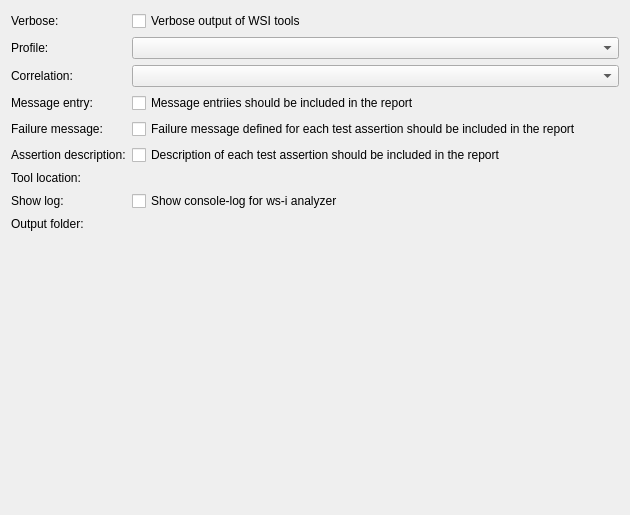
         <widget class="QWidget" name="wsiSettingsPageScrollAreaWidgetContents">
          <property name="geometry">
           <rect>
            <x>0</x>
            <y>0</y>
            <width>630</width>
            <height>515</height>
           </rect>
          </property>
          <layout class="QFormLayout" name="wsiSettingsPageFormLayout">
           <property name="labelAlignment">
            <set>Qt::AlignmentFlag::AlignLeading|Qt::AlignmentFlag::AlignLeft|Qt::AlignmentFlag::AlignVCenter</set>
           </property>
           <item row="0" column="0">
            <widget class="QLabel" name="wsiVerboseLabel">
             <property name="text">
              <string>Verbose:</string>
             </property>
            </widget>
           </item>
           <item row="0" column="1">
            <widget class="QCheckBox" name="wsiVerboseCheckBox">
             <property name="text">
              <string>Verbose output of WSI tools</string>
             </property>
            </widget>
           </item>
           <item row="1" column="0">
            <widget class="QLabel" name="wsiProfileLabel">
             <property name="text">
              <string>Profile:</string>
             </property>
            </widget>
           </item>
           <item row="1" column="1">
            <widget class="QComboBox" name="wsiProfileComboBox"/>
           </item>
           <item row="2" column="0">
            <widget class="QLabel" name="wsiCorrelationLabel">
             <property name="text">
              <string>Correlation:</string>
             </property>
            </widget>
           </item>
           <item row="2" column="1">
            <widget class="QComboBox" name="wsiCorrelationComboBox"/>
           </item>
           <item row="3" column="0">
            <widget class="QLabel" name="wsiMessageEntryLabel">
             <property name="text">
              <string>Message entry:</string>
             </property>
            </widget>
           </item>
           <item row="3" column="1">
            <widget class="QCheckBox" name="wsiMessageEntryCheckBox">
             <property name="text">
              <string>Message entriies should be included in the report</string>
             </property>
            </widget>
           </item>
           <item row="4" column="0">
            <widget class="QLabel" name="wsiFailureMessageLabel">
             <property name="text">
              <string>Failure message:</string>
             </property>
            </widget>
           </item>
           <item row="4" column="1">
            <widget class="QCheckBox" name="wsiFailureMessageCheckBox">
             <property name="text">
              <string>Failure message defined for each test assertion should be included in the report</string>
             </property>
            </widget>
           </item>
           <item row="5" column="0">
            <widget class="QLabel" name="wsiAssertionDescriptionLabel">
             <property name="text">
              <string>Assertion description:</string>
             </property>
            </widget>
           </item>
           <item row="5" column="1">
            <widget class="QCheckBox" name="wsiAssertionDescriptionCheckBox">
             <property name="text">
              <string>Description of each test assertion should be included in the report</string>
             </property>
            </widget>
           </item>
           <item row="6" column="0">
            <widget class="QLabel" name="wsiToolLocationLabel">
             <property name="text">
              <string>Tool location:</string>
             </property>
            </widget>
           </item>
           <item row="6" column="1">
            <widget class="KUrlRequester" name="wsiToolLocationUrlRequester"/>
           </item>
           <item row="7" column="0">
            <widget class="QLabel" name="wsiShowLogLabel">
             <property name="text">
              <string>Show log:</string>
             </property>
            </widget>
           </item>
           <item row="7" column="1">
            <widget class="QCheckBox" name="wsiShowLogCheckBox">
             <property name="text">
              <string>Show console-log for ws-i analyzer</string>
             </property>
            </widget>
           </item>
           <item row="8" column="0">
            <widget class="QLabel" name="wsiOutputFolderLabel">
             <property name="text">
              <string>Output folder:</string>
             </property>
            </widget>
           </item>
           <item row="8" column="1">
            <widget class="KUrlRequester" name="wsiOutputFolderUrlRequester"/>
           </item>
          </layout>
         </widget>
